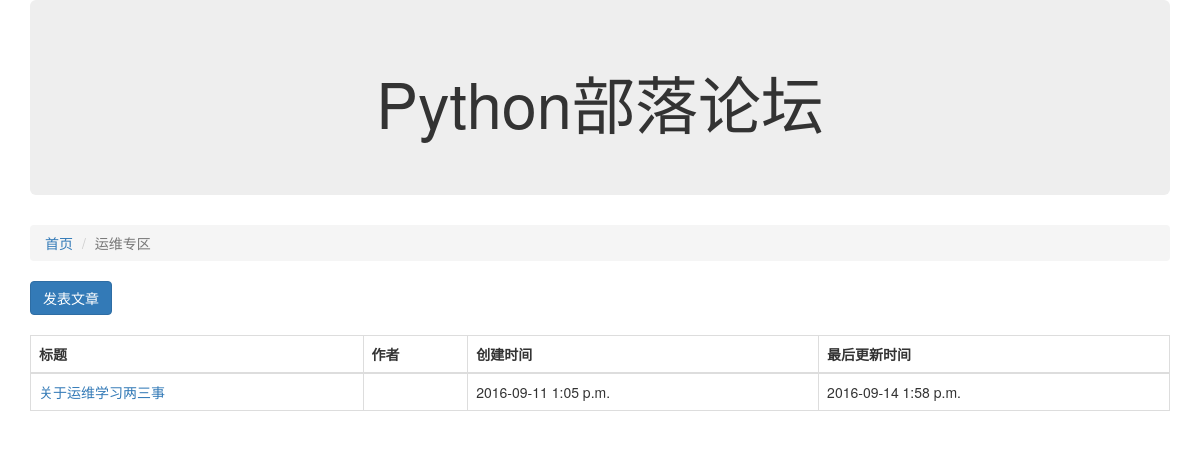
Before: /article/list/1 with the older database file.
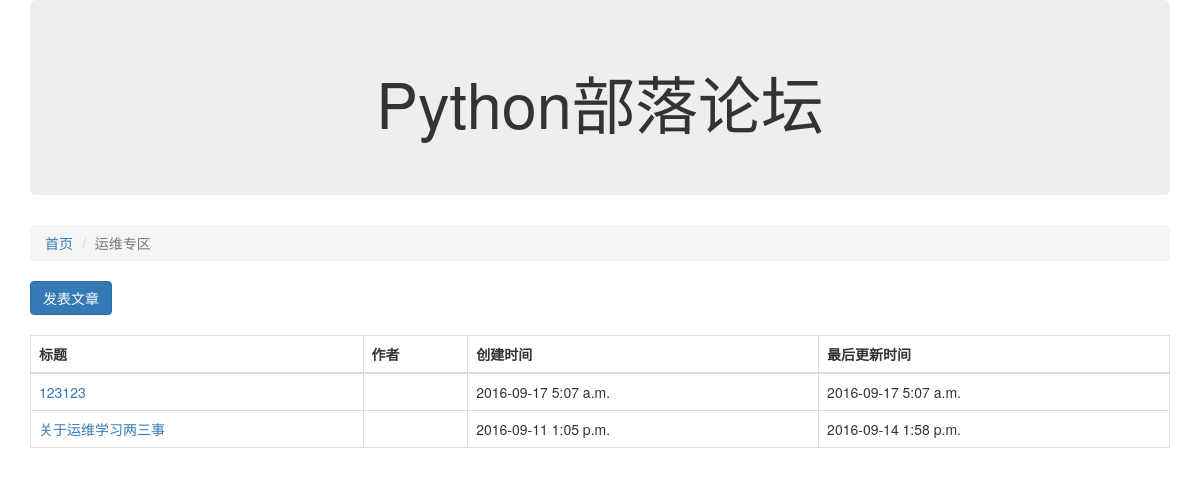
After: the same page with the newer database file.
### block/models.py (models this page shows, shortened)
class Block(models.Model):
    name = models.CharField("板块名称",max_length=100)
    desc = models.CharField("板块描述",max_length=100)
    manager_name = models.CharField("板块管理员名称",max_length=100)
    status = models.IntegerField("状态",choices=((0,"正常"),(-1,"删除")))
    class Meta:
        verbose_name = "版块"
        verbose_name_plural = "版块"

### article/models.py (models this page shows, shortened)
class Article(models.Model):
    block = models.ForeignKey(Block,verbose_name="版块ID")
    title = models.CharField("版块名称",max_length=100)
    content = models.CharField("版块描述",max_length=10000)
    status = models.IntegerField("状态",choices=((0,"正常"),(-1,"删除")))
    create_timestamp = models.DateTimeField("创建时间",auto_now_add=True)
    last_update_timestamp = models.DateTimeField("最后更新时间",auto_now=True)
    class Meta:
        verbose_name = "文章"
        verbose_name_plural = "文章"

### article/views.py (the view)
# urls.py: url(r'^list/(?P<block_id>\d+)',article_list),
def article_list(request,block_id):
    block_id = int(block_id)
    block = Block.objects.get(id=block_id)
    articles_objs = Article.objects.filter(block=block,status=0).order_by("-id")
    return render(request,"article_list.html",{"articles":articles_objs,"b":block})

### article/templates/article_list.html
{% extends "base.html" %}
{% block content %}
<div class="col-xs-12 col-md-12">
  <ol class="breadcrumb">
    <li><a href="/">首页</a></li>
    <li class="active">{{ b.name }}</li>
  </ol>
  <a href="/article/create/{{ b.id }}" class="btn btn-primary">发表文章</a>
  <br />
  <br />
  <table class="table table-bordered">
    <thead>
      <tr>
      	<th>标题</th>
      	<th>作者</th>
      	<th>创建时间</th>
      	<th>最后更新时间</th>
      </tr>
    </thead>
    <tbody>
      {% for article in articles %}
      <tr>
        <td><a href="/article/detail/{{ article.id }}">{{ article.title }}</a></td>
      	<td>{{ article.owner.username }}</td>
      	<td>{{ article.create_timestamp|date:"Y-m-d P" }}</td>
      	<td>{{ article.last_update_timestamp|date:"Y-m-d P" }}</td>
      </tr>
      {% endfor %}
    </tbody>
  </table>
</div>
{% endblock %}

### templates/base.html (shortened to what this page needs)
<!doctype html>
<html>
  <head>
    <link rel="stylesheet" href="/static/css/bootstrap.min.css" />
  </head>
  <body>
    <div class="container">
    	<div class="row">
        <div class="col-xs-12 col-md-12">
          <div class="jumbotron">
            <center><h1>Python部落论坛</h1></center>
          </div>
        </div>
      </div>
    	<div class="row">
        {% block content %}
        {% endblock %}
      </div>
    </div>
  </body>
</html>

Changed rows visible on the page:
added Article: title "123123", create_timestamp "2016-09-17 5:07 a.m.", last_update_timestamp "2016-09-17 5:07 a.m."
